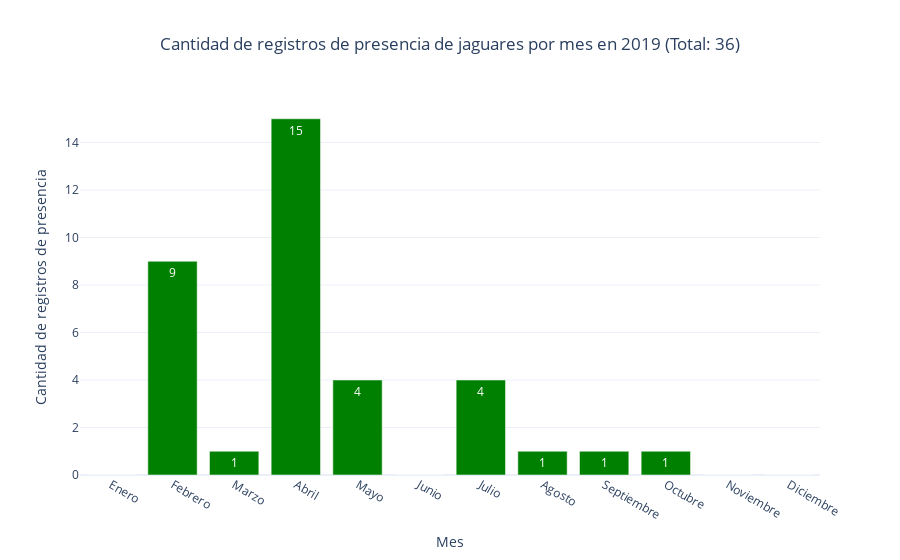

Source (notebook cell):
### Markdown cell above
Este gráfico detalla el número de observaciones mensuales de jaguares durante el año 2019. Cada mes está representado, incluyendo aquellos en los que no se registraron observaciones, lo cual ayuda a analizar la variabilidad de los registros a lo largo de las estaciones. Con un total anual indicado, es posible observar patrones mensuales que pueden correlacionarse con factores climáticos o comportamentales de la especie (Arroyo *et al*, 2014).

### Code cell
import pandas as pd
import geopandas as gpd
import plotly.express as px

# Lista de nombres de meses en español
meses_espanol = [
    'Enero', 'Febrero', 'Marzo', 'Abril', 'Mayo', 'Junio',
    'Julio', 'Agosto', 'Septiembre', 'Octubre', 'Noviembre', 'Diciembre'
]

# Lectura del archivo GeoJSON específico de jaguares en un GeoDataFrame
gdf_jaguar = gpd.read_file('registros-presencia-jaguar.geojson')

# Conversión de 'eventDate' a hilera de texto y luego a formato datetime
gdf_jaguar['eventDate'] = gdf_jaguar['eventDate'].astype(str)
gdf_jaguar['eventDate'] = pd.to_datetime(gdf_jaguar['eventDate'], errors='coerce')

# Filtrar los datos para el año 2019
gdf_jaguar_2019 = gdf_jaguar[gdf_jaguar['eventDate'].dt.year == 2019]

# Extracción del mes
gdf_jaguar_2019['mes'] = gdf_jaguar_2019['eventDate'].dt.month

# Conteo de la cantidad de registros de presencia por mes en 2019
registros_por_mes_2019 = gdf_jaguar_2019.groupby('mes').size().reset_index(name='cantidad')

# Crear un DataFrame con todos los meses del año
todos_los_meses = pd.DataFrame({'mes': range(1, 13)})

# Unir ambos DataFrames para asegurarse de que todos los meses estén presentes
registros_por_mes_2019 = todos_los_meses.merge(registros_por_mes_2019, on='mes', how='left')
registros_por_mes_2019['cantidad'] = registros_por_mes_2019['cantidad'].fillna(0)  # Rellenar NaN con 0

# Agregar la columna con los nombres de los meses en español
registros_por_mes_2019['mes_nombre'] = registros_por_mes_2019['mes'].apply(lambda x: meses_espanol[x - 1])

# Crear un gráfico de barras para mostrar la cantidad de observaciones por mes en 2019
fig = px.bar(
    registros_por_mes_2019,
    x='mes_nombre',
    y='cantidad',
    title='Cantidad de registros de presencia de jaguares por mes en 2019 (Total: 36)',
    labels={'mes_nombre': 'Mes', 'cantidad': 'Cantidad de registros de presencia'},
    text='cantidad',
    color_discrete_sequence=['green']  # Configurar el color de las barras en verde
)

# Ajustes al gráfico
fig.update_layout(
    xaxis_title='Mes',
    yaxis_title='Cantidad de registros de presencia',
    title_x=0.5,
    template='plotly_white'
)

# Despliegue del gráfico
fig.show()

### Figure 1 — Plotly figure (JSON) as saved in the notebook; plotly's stock layout.template omitted (floating-point values rounded to 4 significant figures)
{"data": [{"alignmentgroup": "True", "hovertemplate": "Mes=%{x}<br>Cantidad de registros de presencia=%{text}<extra></extra>", "legendgroup": "", "marker": {"color": "green", "pattern": {"shape": ""}}, "name": "", "offsetgroup": "", "orientation": "v", "showlegend": false, "text": [0, 9, 1, 15, 4, 0, 4, 1, 1, 1, 0, 0], "textposition": "auto", "type": "bar", "x": ["Enero", "Febrero", "Marzo", "Abril", "Mayo", "Junio", "Julio", "Agosto", "Septiembre", "Octubre", "Noviembre", "Diciembre"], "xaxis": "x", "y": [0, 9, 1, 15, 4, 0, 4, 1, 1, 1, 0, 0], "yaxis": "y"}], "layout": {"barmode": "relative", "legend": {"tracegroupgap": 0}, "title": {"text": "Cantidad de registros de presencia de jaguares por mes en 2019 (Total: 36)", "x": 0.5}, "xaxis": {"anchor": "y", "domain": [0, 1], "title": {"text": "Mes"}}, "yaxis": {"anchor": "x", "domain": [0, 1], "title": {"text": "Cantidad de registros de presencia"}}}}
